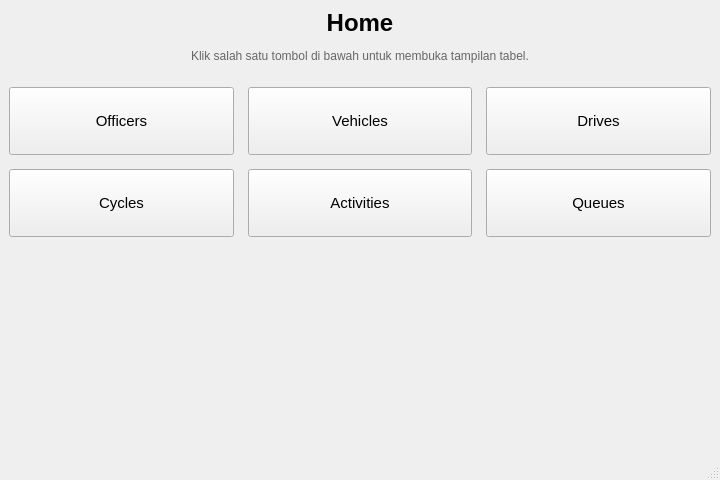
<?xml version="1.0" encoding="UTF-8"?>
<ui version="4.0">
 <class>MainWindow</class>
 <widget class="QMainWindow" name="MainWindow">
  <property name="geometry">
   <rect>
    <x>0</x>
    <y>0</y>
    <width>720</width>
    <height>480</height>
   </rect>
  </property>
  <property name="minimumSize">
   <size>
    <width>720</width>
    <height>480</height>
   </size>
  </property>
  <property name="windowTitle">
   <string>Home — Menu Tabel</string>
  </property>
  <widget class="QWidget" name="centralwidget">
   <property name="styleSheet">
    <string notr="true">
QLabel#lblTitle { font-size: 18pt; font-weight: 700; }
QLabel#lblSubtitle { color: #666; }
QPushButton { min-width: 160px; min-height: 60px; font-size: 11pt; }
QPushButton:hover { background: #eef2f7; }
    </string>
   </property>
   <layout class="QVBoxLayout" name="verticalLayout">
    <property name="spacing">
     <number>12</number>
    </property>
    <item>
     <widget class="QLabel" name="lblTitle">
      <property name="text">
       <string>Home</string>
      </property>
      <property name="alignment">
       <set>Qt::AlignmentFlag::AlignCenter</set>
      </property>
     </widget>
    </item>
    <item>
     <widget class="QLabel" name="lblSubtitle">
      <property name="text">
       <string>Klik salah satu tombol di bawah untuk membuka tampilan tabel.</string>
      </property>
      <property name="alignment">
       <set>Qt::AlignmentFlag::AlignCenter</set>
      </property>
     </widget>
    </item>
    <item>
     <widget class="Line" name="line"/>
    </item>
    <item>
     <layout class="QGridLayout" name="gridLayout">
      <property name="spacing">
       <number>14</number>
      </property>
      <item row="0" column="0">
       <widget class="QPushButton" name="btnOfficers">
        <property name="toolTip">
         <string>Buka tabel Officers</string>
        </property>
        <property name="text">
         <string>Officers</string>
        </property>
       </widget>
      </item>
      <item row="0" column="1">
       <widget class="QPushButton" name="btnVehicles">
        <property name="toolTip">
         <string>Buka tabel Vehicles</string>
        </property>
        <property name="text">
         <string>Vehicles</string>
        </property>
       </widget>
      </item>
      <item row="0" column="2">
       <widget class="QPushButton" name="btnDrives">
        <property name="toolTip">
         <string>Buka tabel Drives</string>
        </property>
        <property name="text">
         <string>Drives</string>
        </property>
       </widget>
      </item>
      <item row="1" column="0">
       <widget class="QPushButton" name="btnCycles">
        <property name="toolTip">
         <string>Buka tabel Cycles</string>
        </property>
        <property name="text">
         <string>Cycles</string>
        </property>
       </widget>
      </item>
      <item row="1" column="1">
       <widget class="QPushButton" name="btnActivities">
        <property name="toolTip">
         <string>Buka tabel Activities</string>
        </property>
        <property name="text">
         <string>Activities</string>
        </property>
       </widget>
      </item>
      <item row="1" column="2">
       <widget class="QPushButton" name="btnQueues">
        <property name="toolTip">
         <string>Buka tabel Queues</string>
        </property>
        <property name="text">
         <string>Queues</string>
        </property>
       </widget>
      </item>
     </layout>
    </item>
    <item>
     <spacer name="verticalSpacer">
      <property name="orientation">
       <enum>Qt::Orientation::Vertical</enum>
      </property>
      <property name="sizeHint" stdset="0">
       <size>
        <width>20</width>
        <height>40</height>
       </size>
      </property>
     </spacer>
    </item>
   </layout>
  </widget>
  <widget class="QStatusBar" name="statusbar"/>
  <widget class="QMenuBar" name="menubar">
   <property name="geometry">
    <rect>
     <x>0</x>
     <y>0</y>
     <width>720</width>
     <height>25</height>
    </rect>
   </property>
  </widget>
 </widget>
 <resources/>
 <connections/>
</ui>
